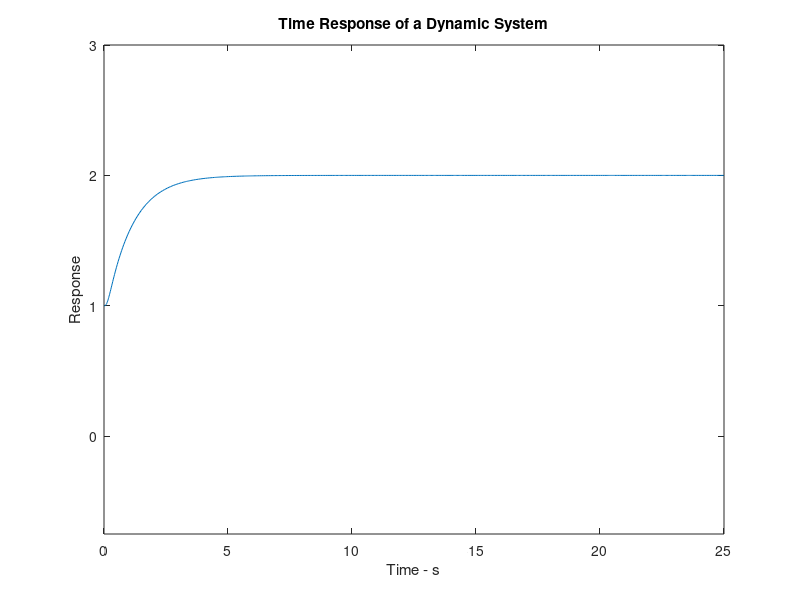

The MATLAB source for this figure:
%Testing control of a first order system
function SolveODEs()
clc; %clear any existing plots

global kp  kd  ki  sp_x   
sp_x = 2; 

kp = 200;   kd =25;   ki=185; 
  
tfinal=25;  
[t1,y1] = ode45(  @derivPID,    [0,tfinal],           [1,0,1]     );

F=kp * (sp_x - y1(:,1)) + kd*( - y1(:,2));
maxforce = max(F)

plot(  t1, y1(:,1));
axis([0 tfinal -0.75 sp_x+1]);

title('Time Response of a Dynamic System');
xlabel('Time - s');
ylabel('Response');


function XDOT = deriv(      t,        X)
global kp   kd  ki  sp_x   
%define model parameters
m=1;  k=16;  c=1;
%define the states as "nice" names
x=X(1);  xdot=X(2);
%PID controller
F = 0;
F=kp * (sp_x - x) + kd*(0 - xdot);

%write the non-trivial equations using the nice names
xddot= (1/m) * (  -c*xdot - k*x +F);
XDOT = [xdot;  xddot] ;  %return the derivative value


function XDOT = derivPID(      t,        X)
global kp   kd  ki  sp_x   
%define model parameters
m=1;  k=16;  c=1;
%define the states as "nice" names
x=X(1);  xdot=X(2); intx = X(3);  

%PID controller
F=kp * (sp_x - x) + kd*( - xdot) + ki*(sp_x* t - intx);

%write the non-trivial equations using the nice names
xddot= (1/m) * (  -c*xdot - k*x +F);
XDOT = [ xdot;  xddot; x] ;  %return the derivative value
